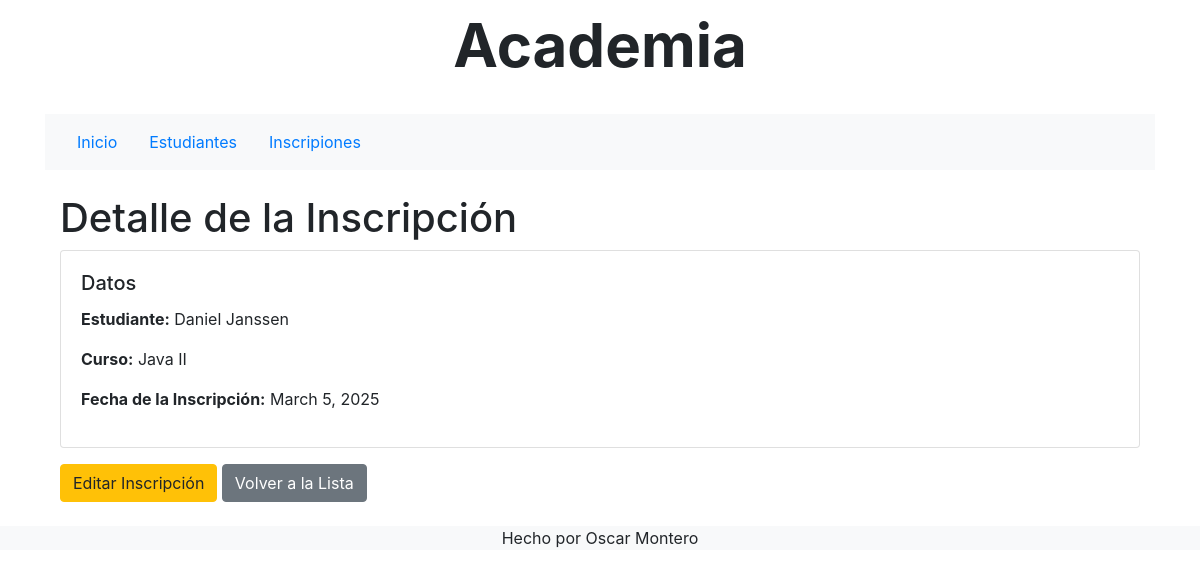
Page /inscripciones/3/ on the committed database.
### academia/models.py (models this page shows, shortened)
class Inscripcion(models.Model):
    estudiante = models.ForeignKey(Estudiante, on_delete=models.CASCADE)
    curso = models.ForeignKey(Curso, on_delete=models.CASCADE)
    fecha_inscripcion = models.DateField(auto_now_add=True)

class Estudiante(models.Model):
    nombre = models.CharField(max_length=100)
    correo = models.EmailField(unique=True)

class Curso(models.Model):
    nombre = models.CharField(max_length=150)
    descripcion = models.TextField()

### academia/views.py (the view)
# urls.py: path('inscripciones/<int:id>/', views.inscripcion_detail, name='inscripcion_detail'),
def inscripcion_detail(request, id):
    inscripcion = get_object_or_404(Inscripcion, id=id)
    return render(request, 'inscripcion_detail.html', {'inscripcion': inscripcion})

### academia/templates/inscripcion_detail.html
{% extends 'index.html' %}
{% block content %}
<div class="container">
    <h1>Detalle de la Inscripción</h1>
    <div class="card">
        <div class="card-body">
            <h5 class="card-title">Datos</h5>
            <p><strong>Estudiante:</strong> {{ inscripcion.estudiante.nombre }}</p>
            <p><strong>Curso:</strong> {{ inscripcion.curso.nombre }}</p>
            <p><strong>Fecha de la Inscripción:</strong> {{ inscripcion.fecha_inscripcion }}</p>
        </div>
    </div>
    <div class="mt-3">
        <a href="{% url 'inscripcion_edit' inscripcion.id %}" class="btn btn-warning">Editar Inscripción</a>
        <a href="{% url 'inscripcion_list' %}" class="btn btn-secondary">Volver a la Lista</a>
    </div>
</div>
{% endblock %}

### rows in the picture
Inscripcion: estudiante.nombre "Daniel Janssen", curso.nombre "Java II", fecha_inscripcion "March 5, 2025"
